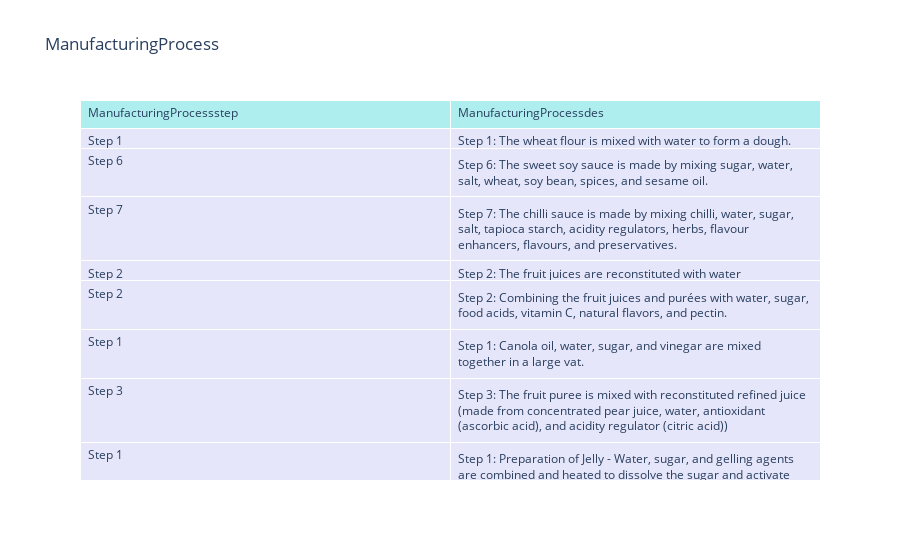

Notebook code cell kept with this figure:
### Code cell
query = """
MATCH (ir:ManufacturingProcess)
WHERE ir.Description =~ '(?i).*water.*'
RETURN ir.Step AS ManufacturingProcessstep, ir.Description AS ManufacturingProcessdes
"""

with driver.session() as session:
    result = session.run(query)
    neo4j_data = [record.data() for record in result]

# Get a list of names and substitutions
names = [record['ManufacturingProcessstep'] for record in neo4j_data]
alternatives = [record['ManufacturingProcessdes'] for record in neo4j_data]

# Create chart
fig = go.Figure(data=[go.Table(
    header=dict(values=['ManufacturingProcessstep', 'ManufacturingProcessdes'], fill_color='paleturquoise', align='left'),
    cells=dict(values=[names, alternatives], fill_color='lavender', align='left'))
])

# Updated Chart Layout
fig.update_layout(title='ManufacturingProcess')
fig.show()

### Figure 1 — Plotly figure (JSON) as saved in the notebook; plotly's stock layout.template omitted (floating-point values rounded to 4 significant figures)
{"data": [{"cells": {"align": "left", "fill": {"color": "lavender"}, "values": [["Step 1", "Step 6", "Step 7", "Step 2", "Step 2", "Step 1", "Step 3", "Step 1"], ["Step 1: The wheat flour is mixed with water to form a dough.", "Step 6: The sweet soy sauce is made by mixing sugar, water, salt, wheat, soy bean, spices, and sesame oil.", "Step 7: The chilli sauce is made by mixing chilli, water, sugar, salt, tapioca starch, acidity regulators, herbs, flavour enhancers, flavours, and preservatives.", "Step 2: The fruit juices are reconstituted with water", "Step 2: Combining the fruit juices and purées with water, sugar, food acids, vitamin C, natural flavors, and pectin.", "Step 1: Canola oil, water, sugar, and vinegar are mixed together in a large vat.", "Step 3: The fruit puree is mixed with reconstituted refined juice (made from concentrated pear juice, water, antioxidant (ascorbic acid), and acidity regulator (citric acid))", "Step 1: Preparation of Jelly - Water, sugar, and gelling agents are combined and heated to dissolve the sugar and activate the gelling agents."]]}, "header": {"align": "left", "fill": {"color": "paleturquoise"}, "values": ["ManufacturingProcessstep", "ManufacturingProcessdes"]}, "type": "table"}], "layout": {"title": {"text": "ManufacturingProcess"}}}
